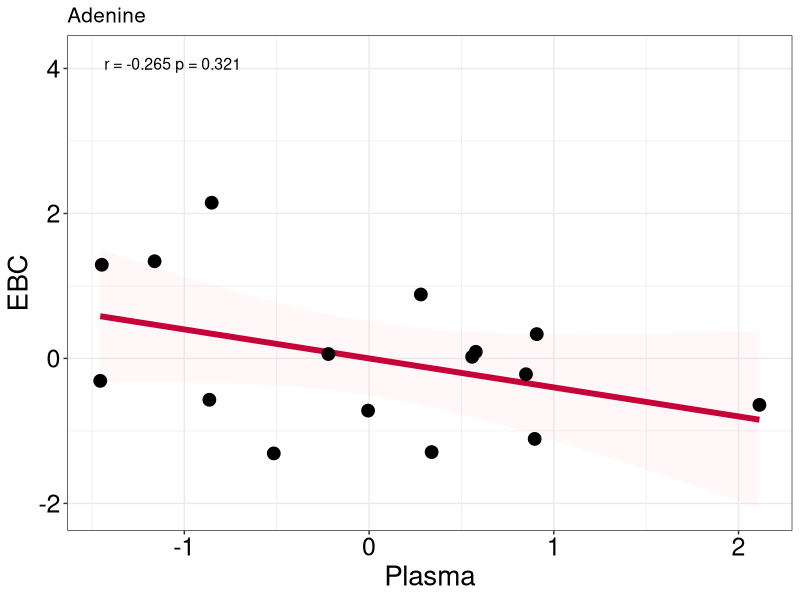
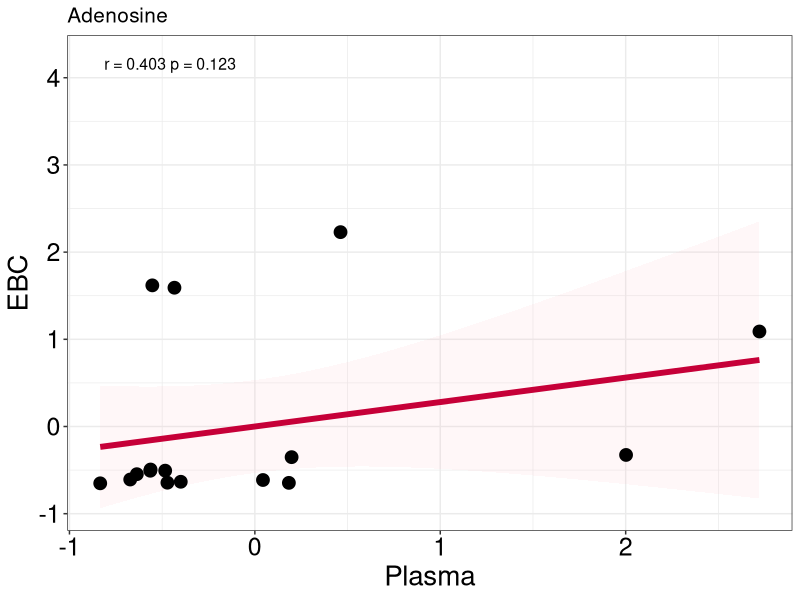
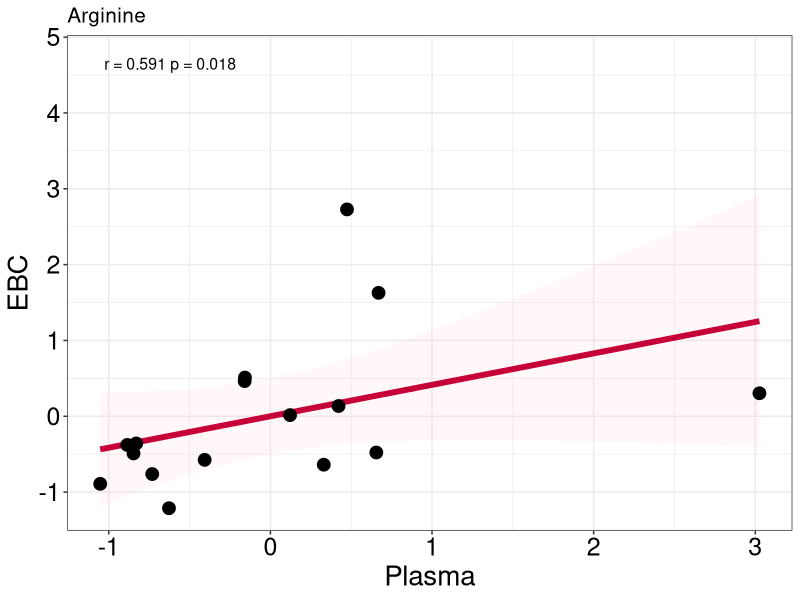
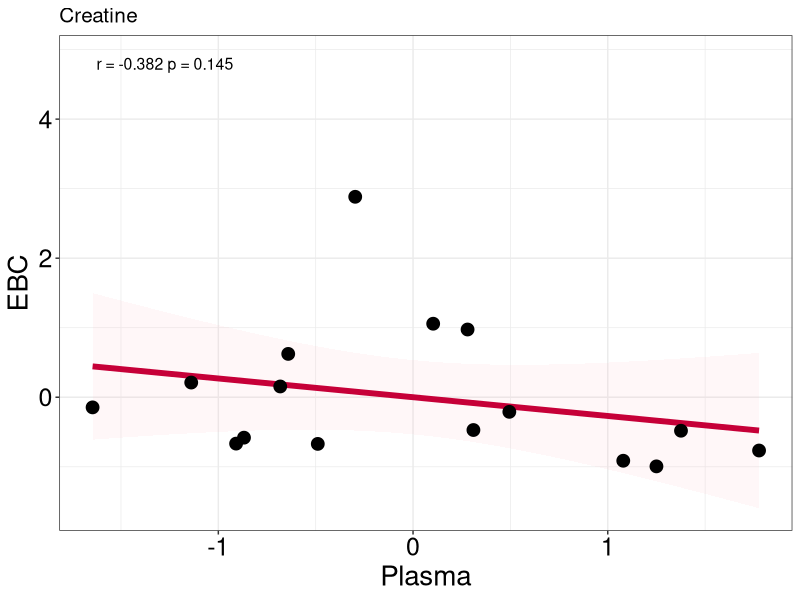
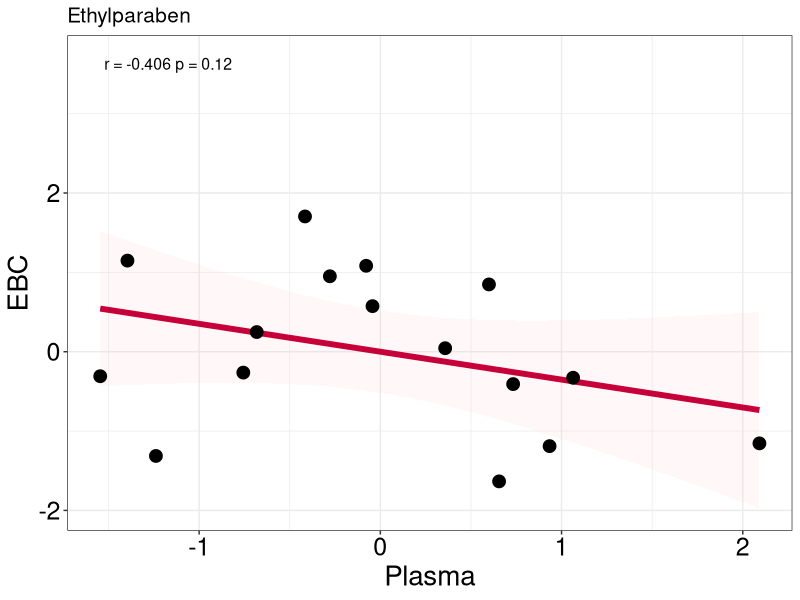
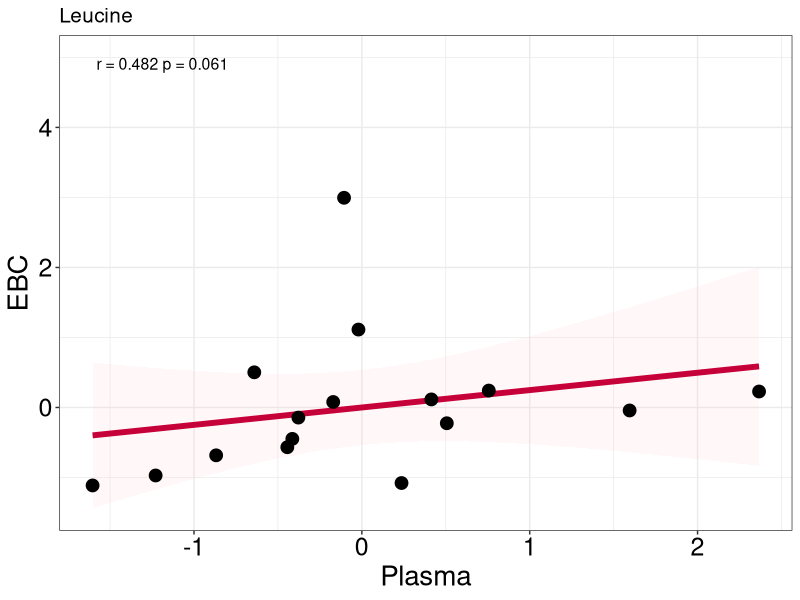
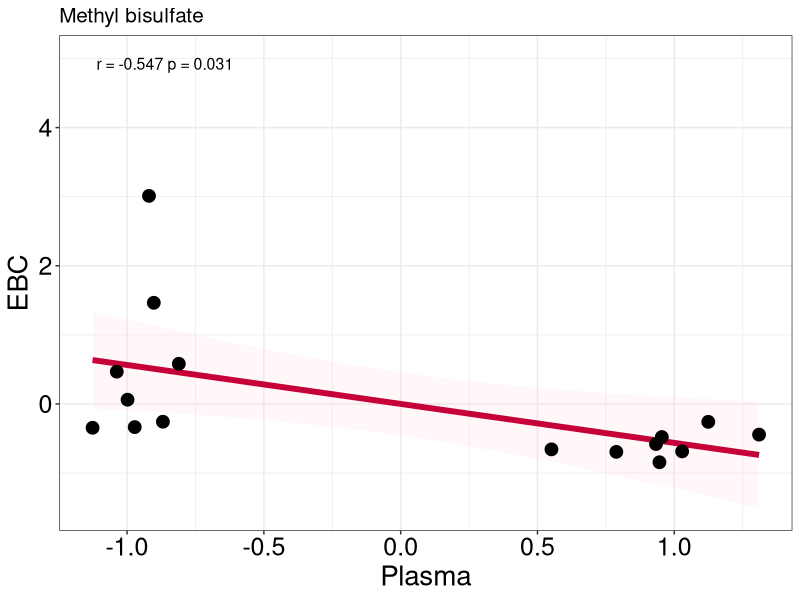
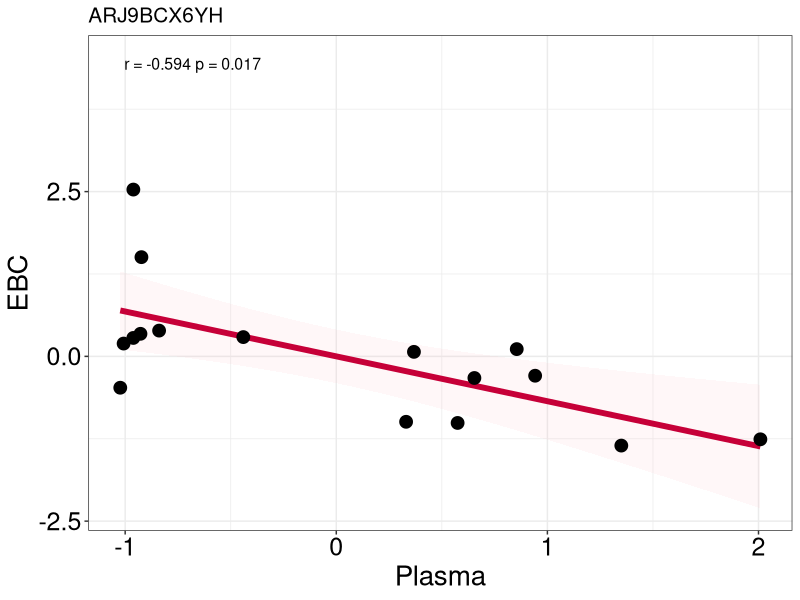

The R source for these figures, in order:
### Install the required R package in advance
### install.packages("ggplot2")
#-----------------------------------------------

library(ggplot2)

## Get the name of metabolites
name<-read.csv("Correlation_data.csv",header=FALSE)
name<-name[1,]

data<-read.csv("Correlation_data.csv",header=TRUE)
colnames(data)<-name

## n for the number of expressions for each variable,
## equal to the number of body fluids × the sample numbers (16×2)
n=32

## Using cycles to plot all metabolite correlation analysis
for (i in 2:ncol(data)){
  plot_data<-data.frame(data[1:(n/2),i],data[(n/2+1):n,i])
  plot_data<-scale(plot_data)
  ## Take "Plasma and EBC" as an example, enter the name of body fluid manually
  colnames(plot_data)<-c("Plasma","EBC") 
  ## Calculate the correlation coefficients and P values
  cor_test_result <- cor.test(plot_data[,1], plot_data[,2], method = "spearman")
  cor_coef <- round(cor_test_result$estimate, 3)
  p_value <- cor_test_result$p.value
  p_value_label <- ifelse(p_value < 0.001, "p < 0.001", paste("p =", round(p_value, 3)))
  label_text <- paste(" r =", cor_coef,p_value_label)
  ## draw the scatter plots, regression lines and confidence intervals
  p<-ggplot(plot_data, aes(x = Plasma, y = EBC)) +
    geom_smooth(
      method = "lm", 
      se = TRUE,          # 显示置信区间
      color = "#C60038",      # 回归线颜色
      size = 2,
      fill = "lightpink",    # 置信区间填充色
      alpha = 0.1         # 置信区间透明度
    ) +  
    geom_point(color = "black",size = 4) +
    labs(
      x = paste0("Plasma"), 
      y =  paste0("EBC"), 
      title = name[i]
    ) +
    annotate(
      "text",
      x = min(plot_data[,1]), 
      y = max(plot_data[,2])+2,
      label = label_text,
      hjust = 0, vjust = 1,
      size = 4,
      color = "black"
    ) +
    theme_bw()+
    theme(axis.text.x = element_text(size = 18,color = "black"),
          axis.text.y = element_text(size = 18,color = "black"),
          axis.text = element_text(size = 18),
          plot.title = element_text(size = 15),
          axis.title.x = element_text(size = 20),
          axis.title.y = element_text(size = 20))
  print(p)
}
